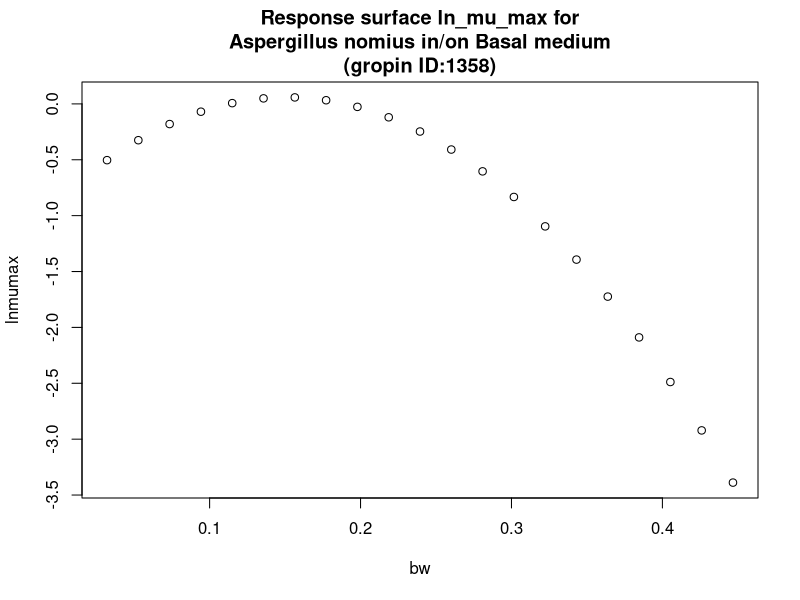

This chart was generated by the following R code:
#############################
# start of Parameter script
#############################
bw <- seq(0.032032,0.446753246753247,length.out=21)
#############################
# end of Parameter script
#############################
############################# 
# start of Model script Gropin ID 1358 
#############################
 
# constant coefficients for this model
 
variables <- data.frame(bw)
argumentsPar <- unique.data.frame(expand.grid(variables))
 
# heart of the model
response_surface <- function(bw) {
   mumax <-(-0.8461+11.960*bw-39.51*bw^2)

	return(mumax=mumax)
} 

# output parameters
responseSurface <- cbind(argumentsPar,response_surface(argumentsPar['bw']))
colnames(responseSurface) <- c(colnames(argumentsPar),'lnmumax')
#############################
# End of Model script
#############################
############################# 
# start of Visualisation script Gropin ID 1358 
#############################
titleText <-'Response surface ln_mu_max for
Aspergillus nomius in/on Basal medium
(gropin ID:1358)'
plot(bw,responseSurface$'lnmumax',xlab='bw',
                          ylab='lnmumax',main=titleText)
#############################
# End of Visualisation script
#############################
